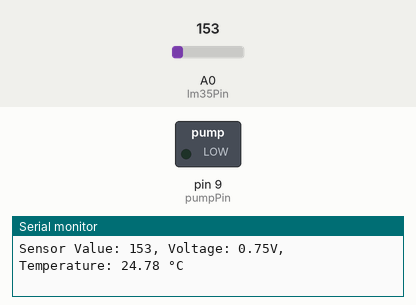
A sketch run on a simulated Arduino Uno, built with avr-gcc and run on an emulated ATmega328P. Shown: switched loads named in the sketch (green lamp = pin HIGH), the last lines printed to the serial monitor. The test bench sets the inputs (shaded band); at power-on: A0 (lm35Pin) = 153.

Above: at 1.8 s.
1.9 s: A0 (lm35Pin) set to 171
At 2.4 s:
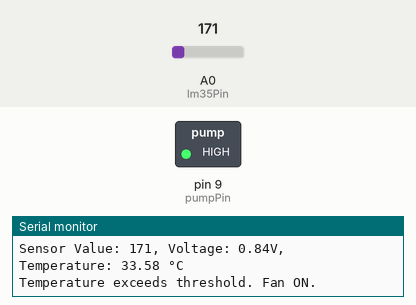
Timing chart, 0 to 4.9 s (numbered marks = the images above; inputs shaded):
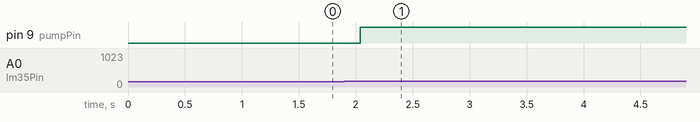

Measured:
- the behaviour switches between 163 and 164 on A0 (lm35Pin) (found by bisection; images 0 and 1)
- after the input at 1.9 s, pin 9 (pumpPin): LOW → HIGH after 0.14 s

The sketch:

LM35.ino
```cpp
const int lm35Pin = A0; // Analog pin A0 for LM35 sensor
const int pumpPin = 9;   // Digital pin 9 for controlling the fan relay
const float thresholdTemp = 30.0; // Temperature threshold to activate the pump (adjust as needed)
const unsigned long pumpOnDuration = 300000; // 5 minutes in milliseconds

void setup() {
  Serial.begin(9600); // Initialize serial communication
  pinMode(pumpPin, OUTPUT); // Set pumpPin as OUTPUT
  digitalWrite(pumpPin, LOW); // Turn off the pump initially
}

void loop() {
  int sensorValue = analogRead(lm35Pin); // Read analog value from LM35 sensor
  float voltage = (sensorValue / 1023.0) * 5.0; // Convert sensor value to voltage (assuming 5V Arduino board)
  float temperatureCelsius = (voltage - 0.5) * 100.0; // Calculate temperature in Celsius

  Serial.print("Sensor Value: ");
  Serial.print(sensorValue);
  Serial.print(", Voltage: ");
  Serial.print(voltage);
  Serial.print("V, Temperature: ");
  Serial.print(temperatureCelsius);
  Serial.println(" °C");

  // Check if the temperature exceeds the threshold
  if (temperatureCelsius > thresholdTemp) {
    Serial.println("Temperature exceeds threshold. Fan ON.");
    digitalWrite(pumpPin, HIGH); // Turn ON the pump
    delay(pumpOnDuration); // Keep the pump ON for the specified duration (5 minutes)
    digitalWrite(pumpPin, LOW); // Turn OFF the pump
    Serial.println("pump OFF.");
  }

  delay(1000); // Delay for one second before taking the next reading
}
```
